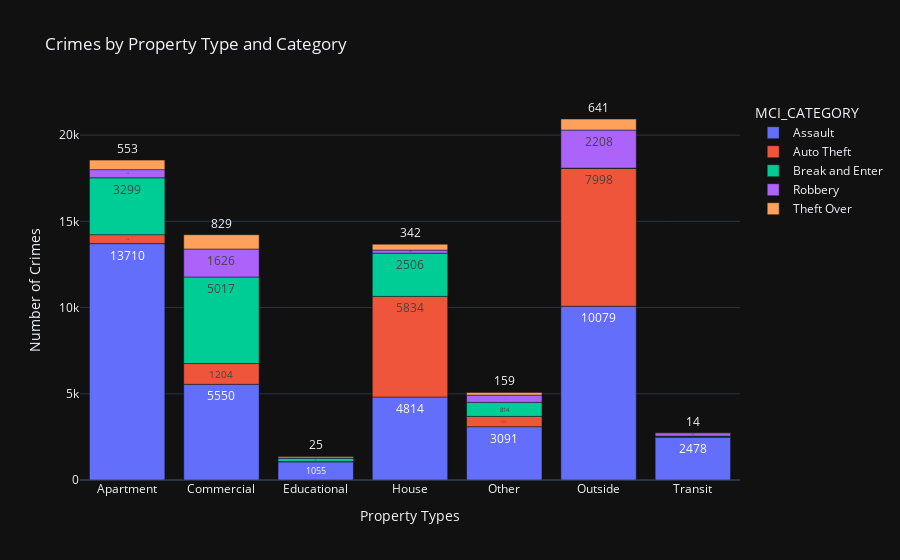

Source (notebook cell):
### Markdown cell above
# This interactive bar chart displays the number of crime incidents by property type and crime category. 

## Each bar represents a distinct property type—such as 
        
###  houses, commercial properties, and apartments—while the colors within the bars indicate different crime categories. 

###  By observing the height and color distribution within the bars, you can easily identify and compare the prevalence of various crime types across different property settings. 

### This visualization provides valuable insights into crime patterns and helps in understanding the relationship between criminal activities and property types in the area.

### Code cell
import plotly.graph_objs as go
import plotly.express as px
import pandas as pd

# Assuming you have a DataFrame named 'df' containing the crime data

# Filter the data by the desired crime categories
crime_categories = ['Assault', 'Break and Enter', 'Auto Theft', 'Robbery', 'Theft Over']
df_filtered = df[df['MCI_CATEGORY'].isin(crime_categories)]

# Group the data by property type and crime category
property_crime_counts = df_filtered.groupby(['PREMISES_TYPE', 'MCI_CATEGORY']).size().reset_index(name='Crime_Count')

fig = px.bar(property_crime_counts,
             x='PREMISES_TYPE',
             y='Crime_Count',
             color='MCI_CATEGORY',
             text='Crime_Count',
             labels={'PREMISES_TYPE': 'Property Type',
                     'Crime_Count': 'Number of Crimes'},
             title='Crimes by Property Type and Category',
             template='plotly_dark')

fig.update_traces(texttemplate='%{text:.0f}', textposition='outside')
fig.update_yaxes(title_text='Number of Crimes')
fig.update_xaxes(title_text='Property Types')
# Save the plot as an HTML file
pio.write_html(fig, file='crime_counts_toronto.html')

fig.show()

### Figure 1 — Plotly figure (JSON) as saved in the notebook; plotly's stock layout.template omitted (floating-point values rounded to 4 significant figures)
{"data": [{"alignmentgroup": "True", "hovertemplate": "MCI_CATEGORY=Assault<br>Property Type=%{x}<br>Number of Crimes=%{text}<extra></extra>", "legendgroup": "Assault", "marker": {"color": "#636efa", "pattern": {"shape": ""}}, "name": "Assault", "offsetgroup": "Assault", "orientation": "v", "showlegend": true, "text": [13710, 5550, 1055, 4814, 3091, 10079, 2478], "textposition": "outside", "texttemplate": "%{text:.0f}", "type": "bar", "x": ["Apartment", "Commercial", "Educational", "House", "Other", "Outside", "Transit"], "xaxis": "x", "y": [13710, 5550, 1055, 4814, 3091, 10079, 2478], "yaxis": "y"}, {"alignmentgroup": "True", "hovertemplate": "MCI_CATEGORY=Auto Theft<br>Property Type=%{x}<br>Number of Crimes=%{text}<extra></extra>", "legendgroup": "Auto Theft", "marker": {"color": "#EF553B", "pattern": {"shape": ""}}, "name": "Auto Theft", "offsetgroup": "Auto Theft", "orientation": "v", "showlegend": true, "text": [518, 1204, 15, 5834, 597, 7998, 40], "textposition": "outside", "texttemplate": "%{text:.0f}", "type": "bar", "x": ["Apartment", "Commercial", "Educational", "House", "Other", "Outside", "Transit"], "xaxis": "x", "y": [518, 1204, 15, 5834, 597, 7998, 40], "yaxis": "y"}, {"alignmentgroup": "True", "hovertemplate": "MCI_CATEGORY=Break and Enter<br>Property Type=%{x}<br>Number of Crimes=%{text}<extra></extra>", "legendgroup": "Break and Enter", "marker": {"color": "#00cc96", "pattern": {"shape": ""}}, "name": "Break and Enter", "offsetgroup": "Break and Enter", "orientation": "v", "showlegend": true, "text": [3299, 5017, 187, 2506, 814, 11, 30], "textposition": "outside", "texttemplate": "%{text:.0f}", "type": "bar", "x": ["Apartment", "Commercial", "Educational", "House", "Other", "Outside", "Transit"], "xaxis": "x", "y": [3299, 5017, 187, 2506, 814, 11, 30], "yaxis": "y"}, {"alignmentgroup": "True", "hovertemplate": "MCI_CATEGORY=Robbery<br>Property Type=%{x}<br>Number of Crimes=%{text}<extra></extra>", "legendgroup": "Robbery", "marker": {"color": "#ab63fa", "pattern": {"shape": ""}}, "name": "Robbery", "offsetgroup": "Robbery", "orientation": "v", "showlegend": true, "text": [473, 1626, 108, 181, 419, 2208, 193], "textposition": "outside", "texttemplate": "%{text:.0f}", "type": "bar", "x": ["Apartment", "Commercial", "Educational", "House", "Other", "Outside", "Transit"], "xaxis": "x", "y": [473, 1626, 108, 181, 419, 2208, 193], "yaxis": "y"}, {"alignmentgroup": "True", "hovertemplate": "MCI_CATEGORY=Theft Over<br>Property Type=%{x}<br>Number of Crimes=%{text}<extra></extra>", "legendgroup": "Theft Over", "marker": {"color": "#FFA15A", "pattern": {"shape": ""}}, "name": "Theft Over", "offsetgroup": "Theft Over", "orientation": "v", "showlegend": true, "text": [553, 829, 25, 342, 159, 641, 14], "textposition": "outside", "texttemplate": "%{text:.0f}", "type": "bar", "x": ["Apartment", "Commercial", "Educational", "House", "Other", "Outside", "Transit"], "xaxis": "x", "y": [553, 829, 25, 342, 159, 641, 14], "yaxis": "y"}], "layout": {"barmode": "relative", "legend": {"title": {"text": "MCI_CATEGORY"}, "tracegroupgap": 0}, "title": {"text": "Crimes by Property Type and Category"}, "xaxis": {"anchor": "y", "domain": [0, 1], "title": {"text": "Property Types"}}, "yaxis": {"anchor": "x", "domain": [0, 1], "title": {"text": "Number of Crimes"}}}}
